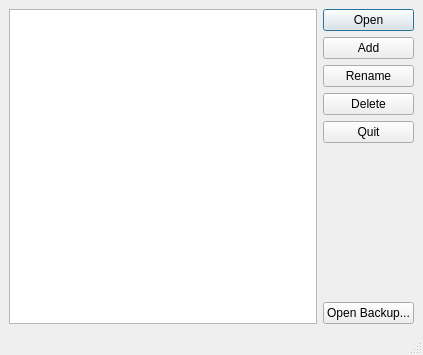
<?xml version="1.0" encoding="UTF-8"?>
<ui version="4.0">
 <class>MainWindow</class>
 <widget class="QMainWindow" name="MainWindow">
  <property name="geometry">
   <rect>
    <x>0</x>
    <y>0</y>
    <width>423</width>
    <height>355</height>
   </rect>
  </property>
  <property name="windowTitle">
   <string>Profiles</string>
  </property>
  <property name="windowIcon">
   <iconset resource="icons.qrc">
    <normaloff>:/icons/anki.png</normaloff>:/icons/anki.png</iconset>
  </property>
  <property name="styleSheet">
   <string notr="true">background:url(:/icons/Mainwindow_bg.jpg)</string>
  </property>
  <widget class="QWidget" name="centralwidget">
   <layout class="QVBoxLayout" name="verticalLayout_3">
    <item>
     <layout class="QHBoxLayout" name="horizontalLayout">
      <item>
       <layout class="QVBoxLayout" name="verticalLayout_2">
        <item>
         <widget class="QListWidget" name="profiles">
          <property name="styleSheet">
           <string notr="true">background:url(:/icons/Mainwindow_bg.jpg)</string>
          </property>
         </widget>
        </item>
       </layout>
      </item>
      <item>
       <layout class="QVBoxLayout" name="verticalLayout">
        <item>
         <widget class="QPushButton" name="login">
          <property name="text">
           <string>Open</string>
          </property>
          <property name="default">
           <bool>true</bool>
          </property>
         </widget>
        </item>
        <item>
         <widget class="QPushButton" name="add">
          <property name="text">
           <string>Add</string>
          </property>
         </widget>
        </item>
        <item>
         <widget class="QPushButton" name="rename">
          <property name="text">
           <string>Rename</string>
          </property>
         </widget>
        </item>
        <item>
         <widget class="QPushButton" name="delete_2">
          <property name="text">
           <string>Delete</string>
          </property>
         </widget>
        </item>
        <item>
         <widget class="QPushButton" name="quit">
          <property name="text">
           <string>Quit</string>
          </property>
         </widget>
        </item>
        <item>
         <spacer name="verticalSpacer">
          <property name="orientation">
           <enum>Qt::Vertical</enum>
          </property>
          <property name="sizeHint" stdset="0">
           <size>
            <width>20</width>
            <height>40</height>
           </size>
          </property>
         </spacer>
        </item>
        <item>
         <widget class="QPushButton" name="openBackup">
          <property name="text">
           <string>Open Backup...</string>
          </property>
         </widget>
        </item>
       </layout>
      </item>
     </layout>
    </item>
   </layout>
  </widget>
  <widget class="QMenuBar" name="menubar">
   <property name="enabled">
    <bool>false</bool>
   </property>
   <property name="geometry">
    <rect>
     <x>0</x>
     <y>0</y>
     <width>423</width>
     <height>23</height>
    </rect>
   </property>
  </widget>
  <widget class="QStatusBar" name="statusbar">
   <property name="enabled">
    <bool>false</bool>
   </property>
  </widget>
 </widget>
 <resources>
  <include location="icons.qrc"/>
 </resources>
 <connections/>
</ui>
